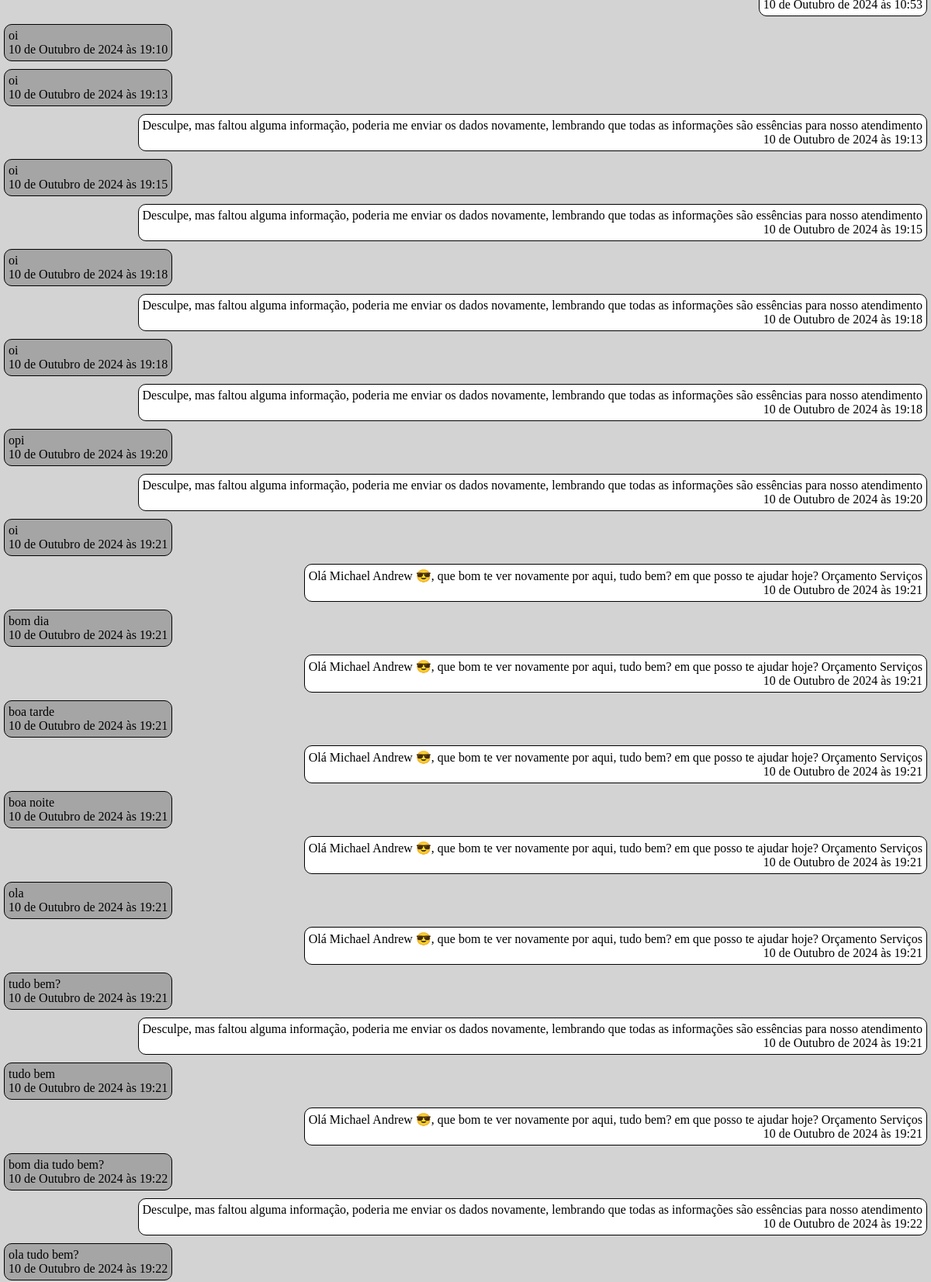
The app's page /mensagens/1 (upper part) with its own data.
### boot/models.py (models this page shows)
class Mensagem(models.Model):
    cliente = models.ForeignKey(Cliente, on_delete=models.CASCADE)
    mensagem = models.TextField()
    remetente = models.CharField('cliente', max_length=72)
    nome = models.CharField(max_length=72, blank=True)
    notificacao = models.BooleanField(default=False)
    date_created = models.DateTimeField(auto_now_add=True, verbose_name='Data de Criação')
    def __str__(self):
        return str(self.mensagem)
    class Meta:
        db_table_comment = 'Mensagens recebias e enviadas para os clientes'
        ordering = ['date_created']
        verbose_name = 'Mensagens'

### main/views.py (the view)
# urls.py: path('mensagens/<int:id_cliente>', views.mensagens, name='mensagens'),
@xframe_options_exempt
def mensagens(request, id_cliente):
    mensagens = Mensagem.objects.filter(cliente = id_cliente).all()
    return render(request, 'mensagens.html', {'mensagens': mensagens})

### main/templates/mensagens.html (shortened to what this page needs)
<!DOCTYPE html>
{% load static %}
<html lang="pt-br">
<head>
    <link rel="stylesheet" href="{% static 'css/mensagens.css' %}">
</head>
<body onload="scroll()">
    <div id="mensagens">
        {% for mensagem in mensagens %}
            {% if mensagem.remetente == 'cliente' %}
                <div id="cliente">
                    <output class="cliente">
                        {{mensagem}} <br>
                        {{mensagem.date_created}}
                    </output>
                </div>
            {% else %}
                <div id="empresa">
                    <output class="empresa">
                        {{mensagem}} <br>
                        {{mensagem.date_created }}
                    </output>
                </div>
            {% endif %}
        {% endfor %}
    </div>
</body>
</html>

### main/static/css/mensagens.css (style rules this page uses)
* { margin: 0px; padding: 0px; }
#mensagens { display: flex; flex-flow: column nowrap; height: 100vh; word-break: break-all; overflow: auto; background-color: lightgray; }

### records on screen
Mensagem: mensagem "oi", date_created "10 de Outubro de 2024 às 19:10"
Mensagem: mensagem "oi", date_created "10 de Outubro de 2024 às 19:13"
Mensagem: mensagem "Desculpe, mas faltou alguma informação, poderia me enviar os dados novamente, lembrando que todas as informações são essências para nosso atendimento", date_created "10 de Outubro de 2024 às 19:13"
Mensagem: mensagem "oi", date_created "10 de Outubro de 2024 às 19:15"
Mensagem: mensagem "Desculpe, mas faltou alguma informação, poderia me enviar os dados novamente, lembrando que todas as informações são essências para nosso atendimento", date_created "10 de Outubro de 2024 às 19:15"
Mensagem: mensagem "oi", date_created "10 de Outubro de 2024 às 19:18"
Mensagem: mensagem "Desculpe, mas faltou alguma informação, poderia me enviar os dados novamente, lembrando que todas as informações são essências para nosso atendimento", date_created "10 de Outubro de 2024 às 19:18"
Mensagem: mensagem "oi", date_created "10 de Outubro de 2024 às 19:18"
Mensagem: mensagem "Desculpe, mas faltou alguma informação, poderia me enviar os dados novamente, lembrando que todas as informações são essências para nosso atendimento", date_created "10 de Outubro de 2024 às 19:18"
Mensagem: mensagem "opi", date_created "10 de Outubro de 2024 às 19:20"
Mensagem: mensagem "Desculpe, mas faltou alguma informação, poderia me enviar os dados novamente, lembrando que todas as informações são essências para nosso atendimento", date_created "10 de Outubro de 2024 às 19:20"
Mensagem: mensagem "oi", date_created "10 de Outubro de 2024 às 19:21"
Mensagem: mensagem "Olá Michael Andrew 😎, que bom te ver novamente por aqui, tudo bem? em que posso te ajudar hoje? Orçamento Serviços", date_created "10 de Outubro de 2024 às 19:21"
Mensagem: mensagem "bom dia", date_created "10 de Outubro de 2024 às 19:21"
Mensagem: mensagem "Olá Michael Andrew 😎, que bom te ver novamente por aqui, tudo bem? em que posso te ajudar hoje? Orçamento Serviços", date_created "10 de Outubro de 2024 às 19:21"
Mensagem: mensagem "boa tarde", date_created "10 de Outubro de 2024 às 19:21"
Mensagem: mensagem "Olá Michael Andrew 😎, que bom te ver novamente por aqui, tudo bem? em que posso te ajudar hoje? Orçamento Serviços", date_created "10 de Outubro de 2024 às 19:21"
Mensagem: mensagem "boa noite", date_created "10 de Outubro de 2024 às 19:21"
Mensagem: mensagem "Olá Michael Andrew 😎, que bom te ver novamente por aqui, tudo bem? em que posso te ajudar hoje? Orçamento Serviços", date_created "10 de Outubro de 2024 às 19:21"
Mensagem: mensagem "ola", date_created "10 de Outubro de 2024 às 19:21"
Mensagem: mensagem "Olá Michael Andrew 😎, que bom te ver novamente por aqui, tudo bem? em que posso te ajudar hoje? Orçamento Serviços", date_created "10 de Outubro de 2024 às 19:21"
Mensagem: mensagem "tudo bem?", date_created "10 de Outubro de 2024 às 19:21"
Mensagem: mensagem "Desculpe, mas faltou alguma informação, poderia me enviar os dados novamente, lembrando que todas as informações são essências para nosso atendimento", date_created "10 de Outubro de 2024 às 19:21"
Mensagem: mensagem "tudo bem", date_created "10 de Outubro de 2024 às 19:21"
Mensagem: mensagem "Olá Michael Andrew 😎, que bom te ver novamente por aqui, tudo bem? em que posso te ajudar hoje? Orçamento Serviços", date_created "10 de Outubro de 2024 às 19:21"
Mensagem: mensagem "bom dia tudo bem?", date_created "10 de Outubro de 2024 às 19:22"
Mensagem: mensagem "Desculpe, mas faltou alguma informação, poderia me enviar os dados novamente, lembrando que todas as informações são essências para nosso atendimento", date_created "10 de Outubro de 2024 às 19:22"
Mensagem: mensagem "ola tudo bem?", date_created "10 de Outubro de 2024 às 19:22"
